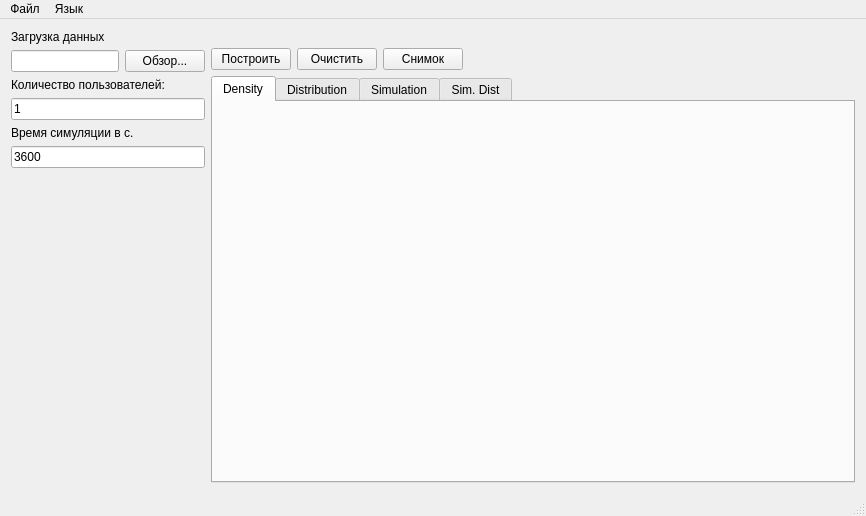
<?xml version="1.0" encoding="UTF-8"?>
<ui version="4.0">
 <class>MainWindow</class>
 <widget class="QMainWindow" name="MainWindow">
  <property name="geometry">
   <rect>
    <x>0</x>
    <y>0</y>
    <width>866</width>
    <height>516</height>
   </rect>
  </property>
  <property name="windowTitle">
   <string>IOPS Meter</string>
  </property>
  <widget class="QWidget" name="centralWidget">
   <layout class="QHBoxLayout" name="horizontalLayout_3">
    <item>
     <layout class="QVBoxLayout" name="verticalLayout_2">
      <item>
       <widget class="QLabel" name="label">
        <property name="text">
         <string>Загрузка данных</string>
        </property>
       </widget>
      </item>
      <item>
       <layout class="QHBoxLayout" name="horizontalLayout">
        <item>
         <widget class="QLineEdit" name="filePath">
          <property name="sizePolicy">
           <sizepolicy hsizetype="Fixed" vsizetype="Fixed">
            <horstretch>0</horstretch>
            <verstretch>0</verstretch>
           </sizepolicy>
          </property>
         </widget>
        </item>
        <item>
         <widget class="QPushButton" name="selectFile">
          <property name="text">
           <string>Обзор...</string>
          </property>
         </widget>
        </item>
       </layout>
      </item>
      <item>
       <widget class="QLabel" name="label_2">
        <property name="sizePolicy">
         <sizepolicy hsizetype="Fixed" vsizetype="Preferred">
          <horstretch>0</horstretch>
          <verstretch>0</verstretch>
         </sizepolicy>
        </property>
        <property name="text">
         <string>Количество пользователей:</string>
        </property>
       </widget>
      </item>
      <item>
       <widget class="QLineEdit" name="userCount_edit">
        <property name="sizePolicy">
         <sizepolicy hsizetype="Preferred" vsizetype="Fixed">
          <horstretch>0</horstretch>
          <verstretch>0</verstretch>
         </sizepolicy>
        </property>
        <property name="inputMask">
         <string/>
        </property>
        <property name="text">
         <string>1</string>
        </property>
        <property name="maxLength">
         <number>32767</number>
        </property>
        <property name="frame">
         <bool>true</bool>
        </property>
        <property name="cursorPosition">
         <number>1</number>
        </property>
       </widget>
      </item>
      <item>
       <widget class="QLabel" name="label_3">
        <property name="text">
         <string>Время симуляции в с.</string>
        </property>
       </widget>
      </item>
      <item>
       <widget class="QLineEdit" name="runtime_edit">
        <property name="sizePolicy">
         <sizepolicy hsizetype="Preferred" vsizetype="Fixed">
          <horstretch>0</horstretch>
          <verstretch>0</verstretch>
         </sizepolicy>
        </property>
        <property name="inputMask">
         <string/>
        </property>
        <property name="text">
         <string>3600</string>
        </property>
        <property name="maxLength">
         <number>32767</number>
        </property>
        <property name="frame">
         <bool>true</bool>
        </property>
        <property name="cursorPosition">
         <number>4</number>
        </property>
        <property name="cursorMoveStyle">
         <enum>Qt::LogicalMoveStyle</enum>
        </property>
       </widget>
      </item>
      <item>
       <spacer name="verticalSpacer">
        <property name="orientation">
         <enum>Qt::Vertical</enum>
        </property>
        <property name="sizeHint" stdset="0">
         <size>
          <width>20</width>
          <height>40</height>
         </size>
        </property>
       </spacer>
      </item>
     </layout>
    </item>
    <item>
     <layout class="QVBoxLayout" name="verticalLayout_3">
      <item>
       <spacer name="verticalSpacer_2">
        <property name="orientation">
         <enum>Qt::Vertical</enum>
        </property>
        <property name="sizeType">
         <enum>QSizePolicy::Fixed</enum>
        </property>
        <property name="sizeHint" stdset="0">
         <size>
          <width>20</width>
          <height>18</height>
         </size>
        </property>
       </spacer>
      </item>
      <item>
       <layout class="QHBoxLayout" name="horizontalLayout_2">
        <item>
         <widget class="QPushButton" name="pushButton">
          <property name="maximumSize">
           <size>
            <width>16777215</width>
            <height>16777215</height>
           </size>
          </property>
          <property name="text">
           <string>Построить</string>
          </property>
          <property name="icon">
           <iconset resource="res.qrc">
            <normaloff>:/Assets/run.png</normaloff>:/Assets/run.png</iconset>
          </property>
          <property name="iconSize">
           <size>
            <width>16</width>
            <height>16</height>
           </size>
          </property>
          <property name="default">
           <bool>false</bool>
          </property>
          <property name="flat">
           <bool>false</bool>
          </property>
         </widget>
        </item>
        <item>
         <widget class="QPushButton" name="pushButton_2">
          <property name="text">
           <string>Очистить</string>
          </property>
          <property name="icon">
           <iconset resource="res.qrc">
            <normaloff>:/Assets/clear.png</normaloff>:/Assets/clear.png</iconset>
          </property>
         </widget>
        </item>
        <item>
         <widget class="QPushButton" name="screenShot_button">
          <property name="text">
           <string>Снимок</string>
          </property>
          <property name="icon">
           <iconset resource="res.qrc">
            <normaloff>:/Assets/screenshot.png</normaloff>:/Assets/screenshot.png</iconset>
          </property>
         </widget>
        </item>
        <item>
         <spacer name="horizontalSpacer">
          <property name="orientation">
           <enum>Qt::Horizontal</enum>
          </property>
          <property name="sizeHint" stdset="0">
           <size>
            <width>40</width>
            <height>20</height>
           </size>
          </property>
         </spacer>
        </item>
       </layout>
      </item>
      <item>
       <widget class="QTabWidget" name="tabWidget">
        <property name="sizePolicy">
         <sizepolicy hsizetype="Expanding" vsizetype="Expanding">
          <horstretch>0</horstretch>
          <verstretch>0</verstretch>
         </sizepolicy>
        </property>
        <property name="currentIndex">
         <number>0</number>
        </property>
        <property name="documentMode">
         <bool>false</bool>
        </property>
        <property name="tabsClosable">
         <bool>false</bool>
        </property>
        <property name="movable">
         <bool>true</bool>
        </property>
        <property name="tabBarAutoHide">
         <bool>false</bool>
        </property>
        <widget class="QCustomPlot" name="tab">
         <attribute name="title">
          <string>Density</string>
         </attribute>
        </widget>
        <widget class="QCustomPlot" name="tab_2">
         <attribute name="title">
          <string>Distribution</string>
         </attribute>
        </widget>
        <widget class="QCustomPlot" name="tab_3">
         <attribute name="title">
          <string>Simulation</string>
         </attribute>
        </widget>
        <widget class="QCustomPlot" name="tab_4">
         <attribute name="title">
          <string>Sim. Dist</string>
         </attribute>
        </widget>
       </widget>
      </item>
     </layout>
    </item>
   </layout>
  </widget>
  <widget class="QStatusBar" name="statusBar"/>
  <widget class="QMenuBar" name="menuBar">
   <property name="geometry">
    <rect>
     <x>0</x>
     <y>0</y>
     <width>866</width>
     <height>20</height>
    </rect>
   </property>
   <widget class="QMenu" name="menu">
    <property name="title">
     <string>Файл</string>
    </property>
    <addaction name="menu_open_file"/>
    <addaction name="menu_about"/>
    <addaction name="menu_exit"/>
   </widget>
   <widget class="QMenu" name="menu_2">
    <property name="title">
     <string>Язык</string>
    </property>
    <addaction name="languageRu"/>
    <addaction name="languageEn"/>
   </widget>
   <addaction name="menu"/>
   <addaction name="menu_2"/>
  </widget>
  <action name="menu_open_file">
   <property name="text">
    <string>Открыть файл</string>
   </property>
   <property name="toolTip">
    <string>Открыть файл</string>
   </property>
   <property name="shortcut">
    <string>Ctrl+O</string>
   </property>
  </action>
  <action name="menu_about">
   <property name="text">
    <string>О программе</string>
   </property>
  </action>
  <action name="menu_exit">
   <property name="text">
    <string>Выход</string>
   </property>
   <property name="shortcut">
    <string>Ctrl+X</string>
   </property>
  </action>
  <action name="languageRu">
   <property name="icon">
    <iconset resource="res.qrc">
     <normaloff>:/Assets/Russian.png</normaloff>:/Assets/Russian.png</iconset>
   </property>
   <property name="text">
    <string>Русский</string>
   </property>
  </action>
  <action name="languageEn">
   <property name="icon">
    <iconset resource="res.qrc">
     <normaloff>:/Assets/English.png</normaloff>:/Assets/English.png</iconset>
   </property>
   <property name="text">
    <string>English</string>
   </property>
  </action>
 </widget>
 <layoutdefault spacing="6" margin="11"/>
 <customwidgets>
  <customwidget>
   <class>QCustomPlot</class>
   <extends>QWidget</extends>
   <header>qcustomplot.h</header>
   <container>1</container>
  </customwidget>
 </customwidgets>
 <resources>
  <include location="res.qrc"/>
 </resources>
 <connections/>
</ui>
